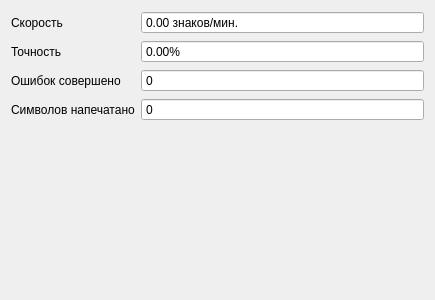
<?xml version="1.0" encoding="UTF-8"?>
<ui version="4.0">
 <class>Form</class>
 <widget class="QWidget" name="Form">
  <property name="geometry">
   <rect>
    <x>0</x>
    <y>0</y>
    <width>435</width>
    <height>300</height>
   </rect>
  </property>
  <property name="windowTitle">
   <string>Статистика</string>
  </property>
  <layout class="QGridLayout" name="gridLayout">
   <item row="0" column="0">
    <layout class="QFormLayout" name="formLayout">
     <item row="0" column="0">
      <widget class="QLabel" name="label">
       <property name="text">
        <string>Скорость</string>
       </property>
      </widget>
     </item>
     <item row="1" column="0">
      <widget class="QLabel" name="label_2">
       <property name="text">
        <string>Точность</string>
       </property>
      </widget>
     </item>
     <item row="2" column="0">
      <widget class="QLabel" name="label_3">
       <property name="text">
        <string>Ошибок совершено</string>
       </property>
      </widget>
     </item>
     <item row="3" column="0">
      <widget class="QLabel" name="label_4">
       <property name="text">
        <string>Символов напечатано</string>
       </property>
      </widget>
     </item>
     <item row="0" column="1">
      <widget class="QDoubleSpinBox" name="speedField">
       <property name="readOnly">
        <bool>true</bool>
       </property>
       <property name="buttonSymbols">
        <enum>QAbstractSpinBox::NoButtons</enum>
       </property>
       <property name="suffix">
        <string> знаков/мин.</string>
       </property>
       <property name="maximum">
        <double>10000.000000000000000</double>
       </property>
      </widget>
     </item>
     <item row="1" column="1">
      <widget class="QDoubleSpinBox" name="accuracyField">
       <property name="readOnly">
        <bool>true</bool>
       </property>
       <property name="buttonSymbols">
        <enum>QAbstractSpinBox::NoButtons</enum>
       </property>
       <property name="suffix">
        <string>%</string>
       </property>
       <property name="maximum">
        <double>100.000000000000000</double>
       </property>
      </widget>
     </item>
     <item row="2" column="1">
      <widget class="QSpinBox" name="errorCntField">
       <property name="readOnly">
        <bool>true</bool>
       </property>
       <property name="buttonSymbols">
        <enum>QAbstractSpinBox::NoButtons</enum>
       </property>
       <property name="maximum">
        <number>1000</number>
       </property>
      </widget>
     </item>
     <item row="3" column="1">
      <widget class="QSpinBox" name="symbolTypedField">
       <property name="readOnly">
        <bool>true</bool>
       </property>
       <property name="buttonSymbols">
        <enum>QAbstractSpinBox::NoButtons</enum>
       </property>
       <property name="maximum">
        <number>1000</number>
       </property>
      </widget>
     </item>
    </layout>
   </item>
  </layout>
 </widget>
 <resources/>
 <connections/>
</ui>
